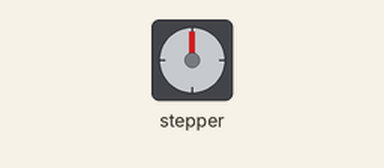
Simulated run of this sketch. Board: Arduino Uno, built with avr-gcc and run on an emulated ATmega328P. Parts: stepper motor. Wiring (inferred from the names in the program): stepper motor driver (200 steps per turn assumed): step pin 3; direction pin 2.

Above: at 0.05 s.
At 0.2 s:
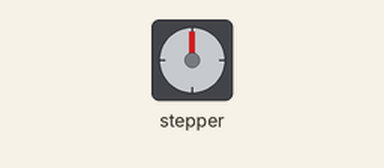
At 0.35 s:
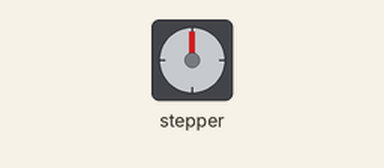
At 1.35 s:
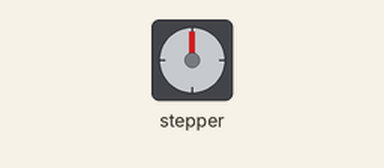
Timing chart, 0 to 3.2 s (numbered marks = the images above):
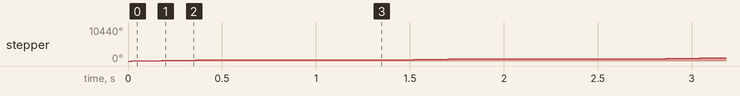

The sketch:

Nema.ino
```cpp
// Define pin connections & motor's steps per revolution
const int dirPin = 2;
const int stepPin = 3;
const int stepsPerRevolution = 200;

void setup()
{
  // Declare pins as Outputs
  pinMode(stepPin, OUTPUT);
  pinMode(dirPin, OUTPUT);
}
void loop()
{
  // Set motor direction clockwise
  digitalWrite(dirPin, HIGH);

  // Spin motor slowly
  for(int x = 0; x < stepsPerRevolution; x++)
  {
    digitalWrite(stepPin, HIGH);
    delayMicroseconds(1000);
    digitalWrite(stepPin, LOW);
    delayMicroseconds(1000);
  }
 delay(1000); // Wait a second

   //Set motor direction counterclockwise
//  digitalWrite(dirPin, LOW);
//
//  // Spin motor quickly
//  for(int x = 0; x < stepsPerRevolution; x++)
//  {
//    digitalWrite(stepPin, HIGH);
//    delayMicroseconds(1000);
//    digitalWrite(stepPin, LOW);
//    delayMicroseconds(1000);
//  }
//  delay(1000); // Wait a second
}
```

Measured:
- by itself, stepper: turns 360° clockwise in 0.38 s, repeating every 1.4 s
